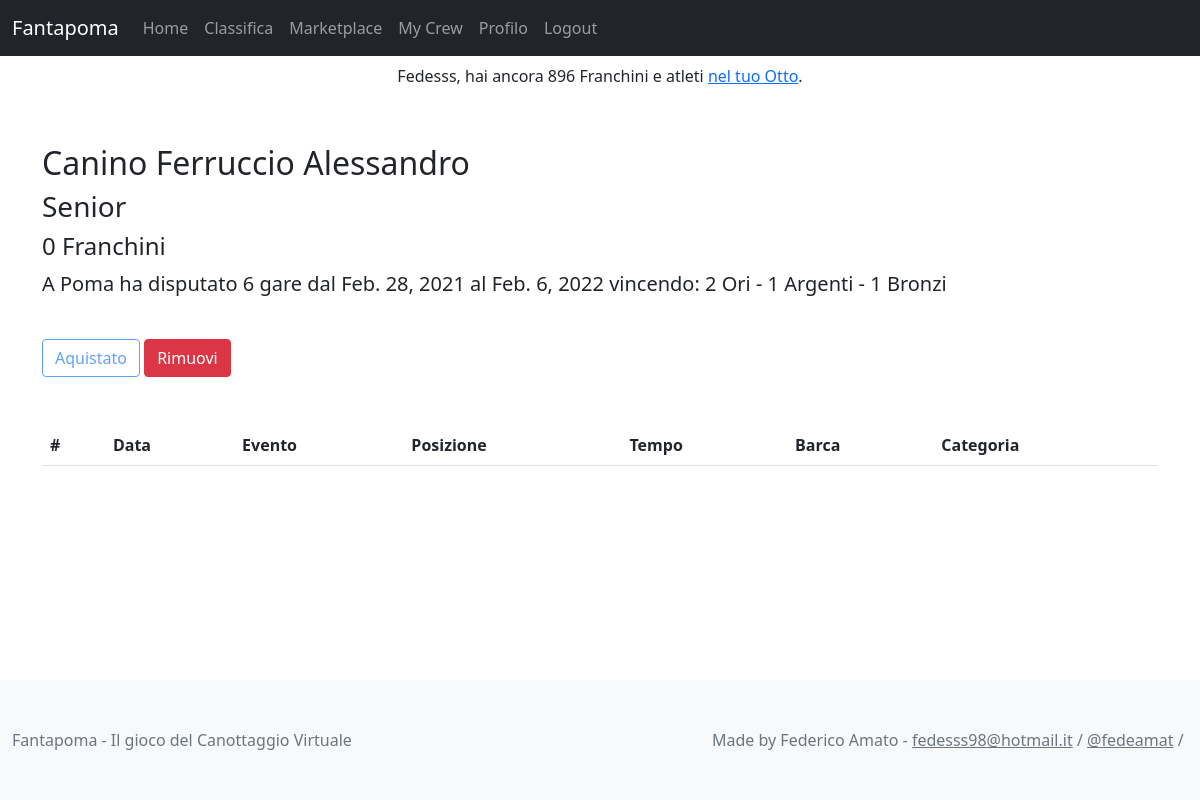
Page /fantapoma/view_athlete/18 (signed in) on the committed database.
### fantapoma/models.py (models this page shows, shortened)
class Player(models.Model):
    user = models.OneToOneField(User, on_delete=models.CASCADE, primary_key=True)
    first_name = models.TextField('nome', max_length=100, blank=True, null=True)
    last_name = models.TextField('cognome', max_length=100, blank=True, null=True)
    franchs = models.IntegerField(blank=True, default=450)
    team_name = models.CharField(max_length=200, default='8+')

class FantaAthlete(models.Model):
    name = models.CharField(max_length=200)
    born = models.DateField('Date of Birth', default=datetime.date(2000,1,1))
    total = models.IntegerField('Total Races', default=0)
    first = models.IntegerField(default=0)
    second = models.IntegerField(default=0)
    third = models.IntegerField(default=0)
    first_time = models.DateField('First Race Date')
    last_time = models.DateField('Last Race Date')
    price = models.IntegerField(default=0)
    race_points = models.IntegerField(default=0)
    actions_points = models.IntegerField(default=0)
    athlete = models.OneToOneField(Athlete, blank=True, null=True, on_delete=models.CASCADE)
    players = models.ManyToManyField(User, blank=True, related_name='athletes_set')
    is_user = models.OneToOneField(User, blank=True, null=True, on_delete=models.SET_NULL, related_name='true_athlete')
    @property
    def category(self):
        categories = {9: 'Allievi A', 10: 'Allievi A',
                      11: 'Allievi B', 12: 'Allievi B',
                      13: 'Allievi C',
                      14: 'Cadetti',
                      15: 'Ragazzi', 16: 'Ragazzi',
                      17: 'Junior', 18: 'Junior',
                      19: 'Under23', 20: 'Under23', 21: 'Under23', 22: 'Under23',
                      23: 'Senior', 24: 'Senior', 25: 'Senior', 26: 'Senior', 27: 'Senior',
        }
        today = datetime.date.today()
        age = today.year - self.born.year
        category = categories.get(age, 'Master')
        return category
    @property
    def bookings(self):
        n = self.players.all().count()
        return n
    @property
    def adjusted_price(self):
        booking_term = self.price*(math.tanh(self.bookings/4))
        adjusted_points = self.price + booking_term
        return int(adjusted_points)

### fantapoma/views.py (the view, shortened to what this page needs)
# urls.py: path('view_athlete/<int:id>', views.view_athlete, name='view-athlete'),
def view_athlete(request, id):
    fantaathlete = FantaAthlete.objects.get(id=id)
    user = request.user
    if fantaathlete.athlete is not None:
        crews = fantaathlete.athlete.crew_set.all()
        races = [crew.race for crew in crews]
    else:
        races = []
    buy = True
    sell = False
    if user.athletes_set.filter(id=fantaathlete.id).exists():
        buy = False
        sell = True
    elif (user.player.franchs <= 0
          or user.athletes_set.count() >= 8):
        buy = False
        sell = False
    context = {
        'title': f"{fantaathlete.name} - Fantapoma",
        'athlete': fantaathlete,
        'races': races,
        'buy': buy,
        'sell': sell,
    }
    return render(request, 'fantapoma/view_athlete.html', context)

### fantapoma/templates/fantapoma/view_athlete.html (shortened to what this page needs)
{% extends "base.html" %}
{% block content %}
<div class="container header mt-5">
  <h2>
    {{ athlete.name }}{% if athlete.is_user is not None %}<em> A.K.A. {{ athlete.is_user }} </em>{% endif %}
  </h2>
  <h3>{{ athlete.category }}</h3>
  <h3 class="fw-light fs-4">{{ athlete.adjusted_price }} Franchini</h3>
  <p class="lead">
    A Poma ha disputato {{ athlete.total }} gare dal {{ athlete.first_time }} al {{ athlete.last_time }}
    vincendo:
    <strong>{{ athlete.first }}</strong> Ori - <strong>{{ athlete.second }}</strong> Argenti - <strong>{{ athlete.third }}</strong> Bronzi
  </p>
  {% if request.user.is_authenticated %}
  <form action="" method="POST">
    {% if buy %}
    <input name='acquista' value="Aquista" type="Submit" class="btn btn-primary mt-4" />
    {% else %}
    <input name='acquista' value="Aquistato" type="Submit" class="btn btn-outline-primary disabled mt-4"/>
    {% endif %}
    {% if sell %}
    <input name='rimuovi' value="Rimuovi" type="Submit" class="btn btn-danger mt-4" />
    {% else %}
    <input name='rimuovi' value="Rimuovi" type="Submit" class="btn btn-outline-danger disabled mt-4" />
    {% endif %}
  </form>
  {% endif %}
</div>
<div class="container races-table my-5">
  <table class="table table-hover">
    <thead>
      <tr>
        <th scope="col">#</th>
        <th scope="col">Data</th>
        <th scope="col">Evento</th>
        <th scope="col">Posizione</th>
        <th scope="col">Tempo</th>
        <th scope="col">Barca</th>
        <th scope="col">Categoria</th>
      </tr>
    </thead>
  </table>
</div>
{% endblock %}

### fantapoma/templates/fantapoma/navbar.html (shortened to what this page needs)
{% block navbar %}
<nav class="navbar navbar-expand-lg navbar-dark bg-dark">
  <div class="container-fluid">
    <a class="navbar-brand" href="{% url 'fantapoma:index' %}">Fantapoma</a>
    <div class="collapse navbar-collapse" id="navbarNav">
      <ul class="navbar-nav">
        <li class="nav-item">
          <a class="nav-link" aria-current="page" href="{% url 'fantapoma:index' %}">Home</a>
        </li>
        <li class="nav-item">
          <a class="nav-link" href="{% url 'fantapoma:leaderboard' %}">Classifica</a>
        </li>
        {% if request.user.is_authenticated %}
        <li class="nav-item">
          <a class="nav-link" href="{% url 'fantapoma:marketplace' %}">Marketplace</a>
        </li>
        <li class="nav-item">
          <a class="nav-link" href="{% url 'fantapoma:mycrew' %}">My Crew</a>
        </li>
        <li class="nav-item">
          <a class="nav-link" href="{% url 'fantaplayers:profile' request.user.id %}">Profilo</a>
        </li>
        <li class="nav-item">
          <a class="nav-link" href="{% url 'fantaplayers:logout' %}">Logout</a>
        </li>
        {% endif %}
      </ul>
    </div>
  </div>
</nav>
{% if request.user.is_authenticated %}
<nav class="nav justify-content-center">
  <span class="navbar-text">
    {{ request.user|title }}, hai ancora {{ request.user.player.franchs }} Franchini e
    {{ request.user.athlete_set.count }} atleti <a href={% url 'fantapoma:mycrew' %}>nel tuo Otto</a>.
  </span>
</nav>
{% endif %}
{% endblock %}

### rows in the picture
FantaAthlete: name "Canino Ferruccio Alessandro", category "Senior", adjusted_price "0", total "6", first_time "Feb. 28, 2021", last_time "Feb. 6, 2022", first "2", second "1", third "1"

### other values in the picture
{{ request.user|title }} "Fedesss"
{{ request.user.player.franchs }} "896"
